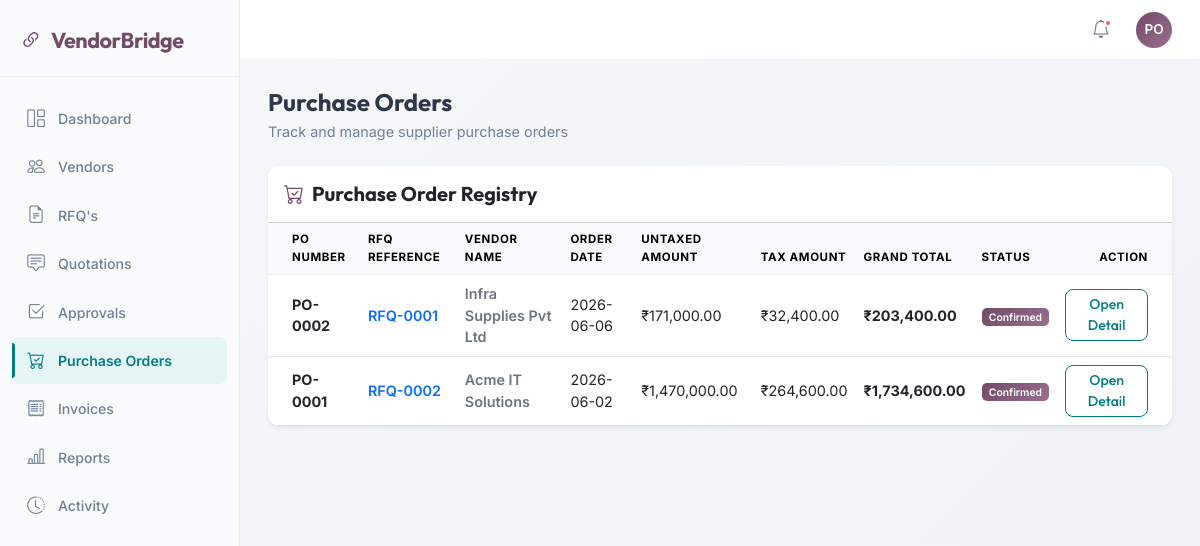
The app's page /purchase-orders (signed in) with its own data.
### models.py (models this page shows)
class PurchaseOrder(Base):
    __tablename__ = 'purchase_orders'
    id = Column(Integer, primary_key=True, index=True)
    rfq_id = Column(Integer, ForeignKey('rfqs.id'))
    bid_id = Column(Integer, ForeignKey('bids.id'))
    vendor_id = Column(Integer, ForeignKey('vendors.id'))
    amount_untaxed = Column(Float, default=0.0)
    amount_tax = Column(Float, default=0.0)
    amount_total = Column(Float, default=0.0)
    status = Column(String, default="draft")  # draft, confirmed, done, cancelled
    date_order = Column(String, default=lambda: datetime.date.today().strftime("%Y-%m-%d"))
    rfq = relationship("RFQ", back_populates="purchase_orders")
    bid = relationship("Bid", back_populates="purchase_orders")
    vendor = relationship("Vendor", back_populates="purchase_orders")
    invoices = relationship("Invoice", back_populates="purchase_order")

class RFQ(Base):
    __tablename__ = 'rfqs'
    id = Column(Integer, primary_key=True, index=True)
    title = Column(String, index=True)
    description = Column(Text)
    category = Column(String, default="IT Hardware")  # Stationery, IT Hardware, Furniture
    priority = Column(String, default="normal")  # low, normal, high, critical
    deadline = Column(String)
    status = Column(String, default="open")  # open, compared, pending_approval, approved, po_created, closed, cancelled
    line_ids = relationship("RFQLine", back_populates="rfq", cascade="all, delete-orphan")
    bids = relationship("Bid", back_populates="rfq")
    approval_requests = relationship("ApprovalRequest", back_populates="rfq")
    purchase_orders = relationship("PurchaseOrder", back_populates="rfq")

class Vendor(Base):
    __tablename__ = 'vendors'
    id = Column(Integer, primary_key=True, index=True)
    company_name = Column(String, index=True)
    contact_name = Column(String)
    email = Column(String, unique=True, index=True)
    phone = Column(String)
    address = Column(String)
    gst_number = Column(String)
    state = Column(String, default="Maharashtra")  # Maharashtra or other (for CGST/SGST vs IGST split)
    rating = Column(Float, default=5.0)
    status = Column(String, default="pending")  # pending, approved, rejected, blocked
    bids = relationship("Bid", back_populates="vendor")
    purchase_orders = relationship("PurchaseOrder", back_populates="vendor")
    invoices = relationship("Invoice", back_populates="vendor")

### main.py (the view)
@app.get("/purchase-orders", response_class=HTMLResponse)
async def purchase_orders_page(request: Request, db: Session = Depends(get_db)):
    if not current_user_id:
        return RedirectResponse(url="/login", status_code=302)
    pos = db.query(models.PurchaseOrder).order_by(models.PurchaseOrder.id.desc()).all()
    return templates.TemplateResponse(request, "purchase_orders_list.html", {
        "active_page": "purchase_orders",
        "purchase_orders": pos
    })

### templates/purchase_orders_list.html (shortened to what this page needs)
{% extends "base.html" %}
{% block content %}
<div class="page-header mb-4">
    <h2>Purchase Orders</h2>
    <p>Track and manage supplier purchase orders</p>
</div>
<div class="card border-0 shadow-sm">
    <div class="card-header bg-white py-3">
        <h5 class="mb-0 text-dark fw-bold"><i class="bi bi-cart-check me-2 text-primary" style="color: var(--primary-purple) !important;"></i>Purchase Order Registry</h5>
    </div>
    <div class="card-body p-0">
        <div class="table-responsive">
            <table class="table table-hover align-middle mb-0">
                <thead class="table-light">
                    <tr>
                        <th class="ps-4">PO Number</th>
                        <th>RFQ Reference</th>
                        <th>Vendor Name</th>
                        <th>Order Date</th>
                        <th>Untaxed Amount</th>
                        <th>Tax Amount</th>
                        <th>Grand Total</th>
                        <th>Status</th>
                        <th class="text-end pe-4">Action</th>
                    </tr>
                </thead>
                <tbody>
                    {% if purchase_orders %}
                        {% for po in purchase_orders %}
                        <tr>
                            <td class="ps-4 fw-bold">PO-{{ "%04d"|format(po.id) }}</td>
                            <td>
                                <a href="/rfqs/{{ po.rfq.id }}" class="text-decoration-none fw-semibold">RFQ-{{ "%04d"|format(po.rfq.id) }}</a>
                            </td>
                            <td>
                                <div class="fw-semibold text-secondary">{{ po.vendor.company_name }}</div>
                            </td>
                            <td>{{ po.date_order }}</td>
                            <td>₹{{ "{:,.2f}".format(po.amount_untaxed) }}</td>
                            <td>₹{{ "{:,.2f}".format(po.amount_tax) }}</td>
                            <td class="fw-bold text-dark">₹{{ "{:,.2f}".format(po.amount_total) }}</td>
                            <td>
                                <span class="badge {% if po.status == 'done' %}bg-success{% elif po.status == 'confirmed' %}bg-purple{% elif po.status == 'cancelled' %}bg-danger{% else %}bg-secondary{% endif %}">
                                    {{ po.status | title }}
                                </span>
                            </td>
                            <td class="text-end pe-4">
                                <a href="/purchase-orders/{{ po.id }}" class="btn btn-sm btn-outline-primary py-1 px-3">
                                    Open Detail
                                </a>
                            </td>
                        </tr>
                        {% endfor %}
                    {% endif %}
                </tbody>
            </table>
        </div>
    </div>
</div>
{% endblock %}

### templates/base.html (style rules this page uses)
:root { --primary-purple: #714B67; --primary-purple-hover: #5c3e55; --primary-purple-light: #f3eaf0; --secondary-teal: #017e84; --secondary-teal-hover: #015e62; --secondary-teal-light: #e6f5f5; --bg-gradient: linear-gradient(135deg, #f6f8fb 0%, #eef1f6 100%); --sidebar-bg: #fafbfc; --glass-bg: rgba(255, 255, 255, 0.92); --glass-border: rgba(255, 255, 255, 0.6); --text-dark: #2d3748; --text-muted: #718096; --text-light: #a0aec0; --shadow-xs: 0 1px 2px rgba(0, 0, 0, 0.03); --shadow-sm: 0 2px 4px rgba(0, 0, 0, 0.02); --shadow-md: 0 10px 25px rgba(31, 38, 135, 0.04); --shadow-lg: 0 15px 35px rgba(31, 38, 135, 0.08); --radius-sm: 8px; --radius-md: 12px; --radius-lg: 16px; --sidebar-width: 240px; }
* { box-sizing: border-box; }
body { font-family: 'Inter', sans-serif; background: var(--bg-gradient); color: var(--text-dark); min-height: 100vh; margin: 0; display: flex; }
h1, h2, h3, h4, h5, h6 { font-family: 'Outfit', sans-serif; font-weight: 600; }
.btn { font-weight: 500; border-radius: var(--radius-sm); padding: 0.55rem 1.3rem; transition: all 0.3s cubic-bezier(0.16, 1, 0.3, 1); font-family: 'Outfit', sans-serif; font-size: 0.88rem; }
.btn-outline-primary { color: var(--secondary-teal); border-color: var(--secondary-teal); }
.card { border: 1px solid rgba(0,0,0,0.06); background: white; border-radius: var(--radius-md); box-shadow: var(--shadow-xs); transition: all 0.25s ease; overflow: hidden; }
.table { --bs-table-bg: transparent; margin-bottom: 0; font-size: 0.9rem; }
thead th { background-color: #f8f9fa !important; border-bottom: 2px solid rgba(0,0,0,0.05); text-transform: uppercase; font-size: 0.72rem; letter-spacing: 0.6px; color: var(--text-muted); font-weight: 700; padding: 12px 16px; }
tbody td { padding: 12px 16px; vertical-align: middle; }
.badge { padding: 0.35em 0.7em; font-size: 0.72em; font-weight: 600; border-radius: 5px; }
.bg-purple { background: linear-gradient(135deg, var(--primary-purple), #9b6e90) !important; color: white; }
.page-header { margin-bottom: 24px; }
.page-header h2 { font-size: 1.5rem; font-weight: 700; margin-bottom: 4px; }
.page-header p { color: var(--text-muted); font-size: 0.9rem; margin-bottom: 0; }

### records on screen
PurchaseOrder: id "0002", vendor.company_name "Infra Supplies Pvt Ltd", date_order "2026-06-06", amount_untaxed "171,000.00", amount_tax "32,400.00", amount_total "203,400.00", status "Confirmed"
RFQ: rfq.id "0001"
PurchaseOrder: id "0001", vendor.company_name "Acme IT Solutions", date_order "2026-06-02", amount_untaxed "1,470,000.00", amount_tax "264,600.00", amount_total "1,734,600.00", status "Confirmed"
RFQ: rfq.id "0002"
